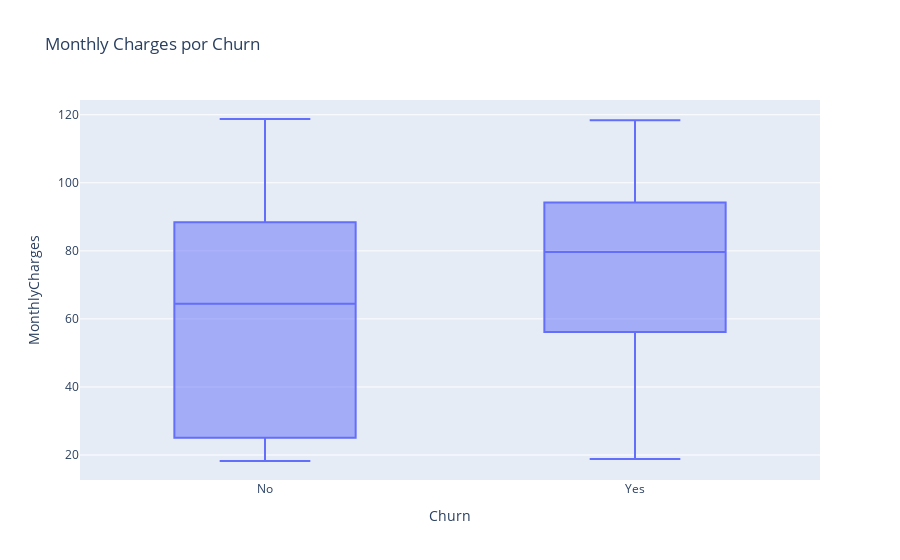
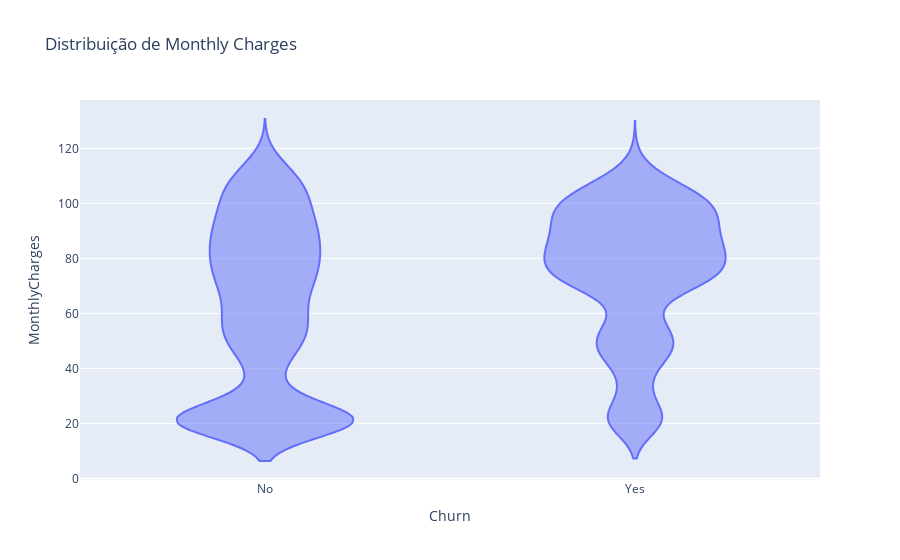

Notebook code cell kept with these figures, in order:
### Markdown cell above
Monthly charge

### Code cell
fig = px.box(dados, x='Churn', y='MonthlyCharges',
             title='Monthly Charges por Churn')
fig.show()

# Violin plot para ver distribuição
fig = px.violin(dados, x='Churn', y='MonthlyCharges',
                title='Distribuição de Monthly Charges')
fig.show()

### Figure 1 — Plotly figure (JSON) as saved in the notebook; plotly's stock layout.template omitted (floating-point values rounded to 4 significant figures; data arrays with more than 128 entries replaced by an {"elided": "..."} marker saying what was removed)
{"data": [{"alignmentgroup": "True", "hovertemplate": "Churn=%{x}<br>MonthlyCharges=%{y}<extra></extra>", "legendgroup": "", "marker": {"color": "#636efa"}, "name": "", "notched": false, "offsetgroup": "", "orientation": "v", "showlegend": false, "type": "box", "x": {"elided": "7043 str values"}, "x0": " ", "xaxis": "x", "y": {"elided": "7043 float values"}, "y0": " ", "yaxis": "y"}], "layout": {"boxmode": "group", "legend": {"tracegroupgap": 0}, "title": {"text": "Monthly Charges por Churn"}, "xaxis": {"anchor": "y", "domain": [0, 1], "title": {"text": "Churn"}}, "yaxis": {"anchor": "x", "domain": [0, 1], "title": {"text": "MonthlyCharges"}}}}

### Figure 2 — Plotly figure (JSON) as saved in the notebook; plotly's stock layout.template omitted (floating-point values rounded to 4 significant figures; data arrays with more than 128 entries replaced by an {"elided": "..."} marker saying what was removed)
{"data": [{"alignmentgroup": "True", "box": {"visible": false}, "hovertemplate": "Churn=%{x}<br>MonthlyCharges=%{y}<extra></extra>", "legendgroup": "", "marker": {"color": "#636efa"}, "name": "", "offsetgroup": "", "orientation": "v", "scalegroup": "True", "showlegend": false, "type": "violin", "x": {"elided": "7043 str values"}, "x0": " ", "xaxis": "x", "y": {"elided": "7043 float values"}, "y0": " ", "yaxis": "y"}], "layout": {"legend": {"tracegroupgap": 0}, "title": {"text": "Distribuição de Monthly Charges"}, "violinmode": "group", "xaxis": {"anchor": "y", "domain": [0, 1], "title": {"text": "Churn"}}, "yaxis": {"anchor": "x", "domain": [0, 1], "title": {"text": "MonthlyCharges"}}}}
